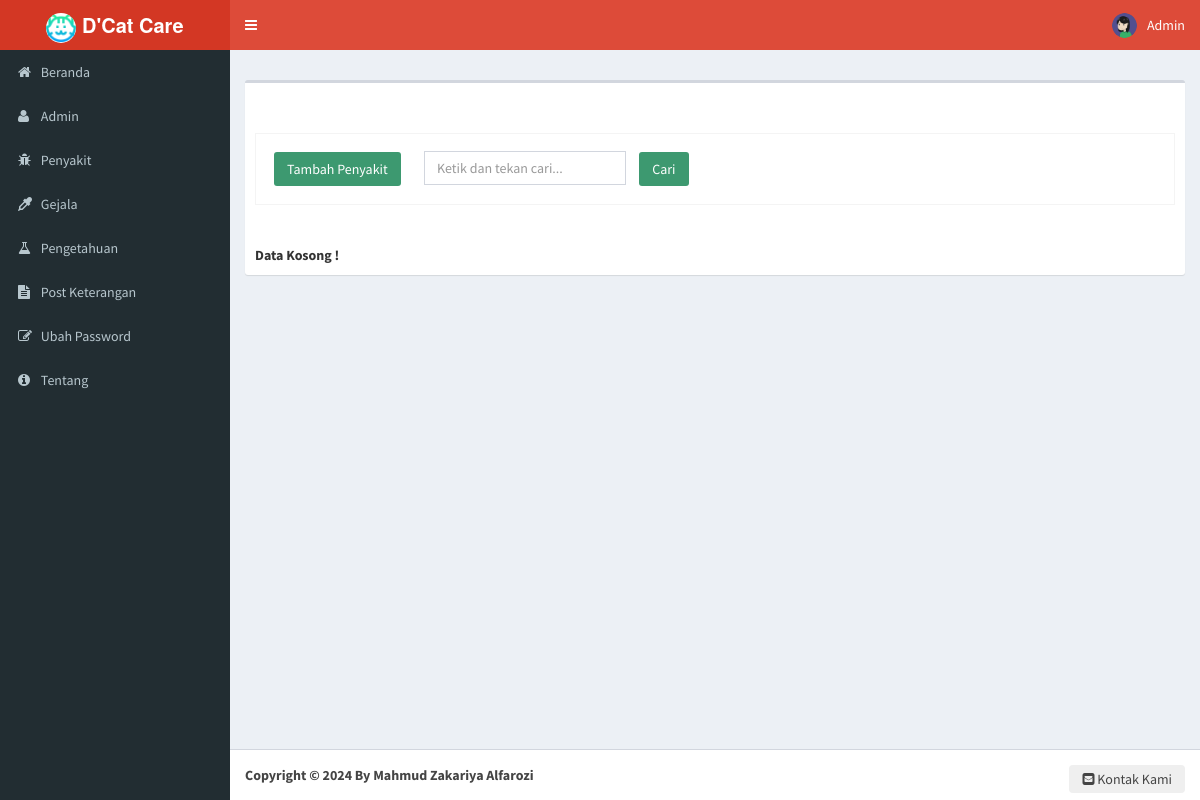
/index.php?module=penyakit&offset=15 (signed in), run on an earlier commit of the app's database.
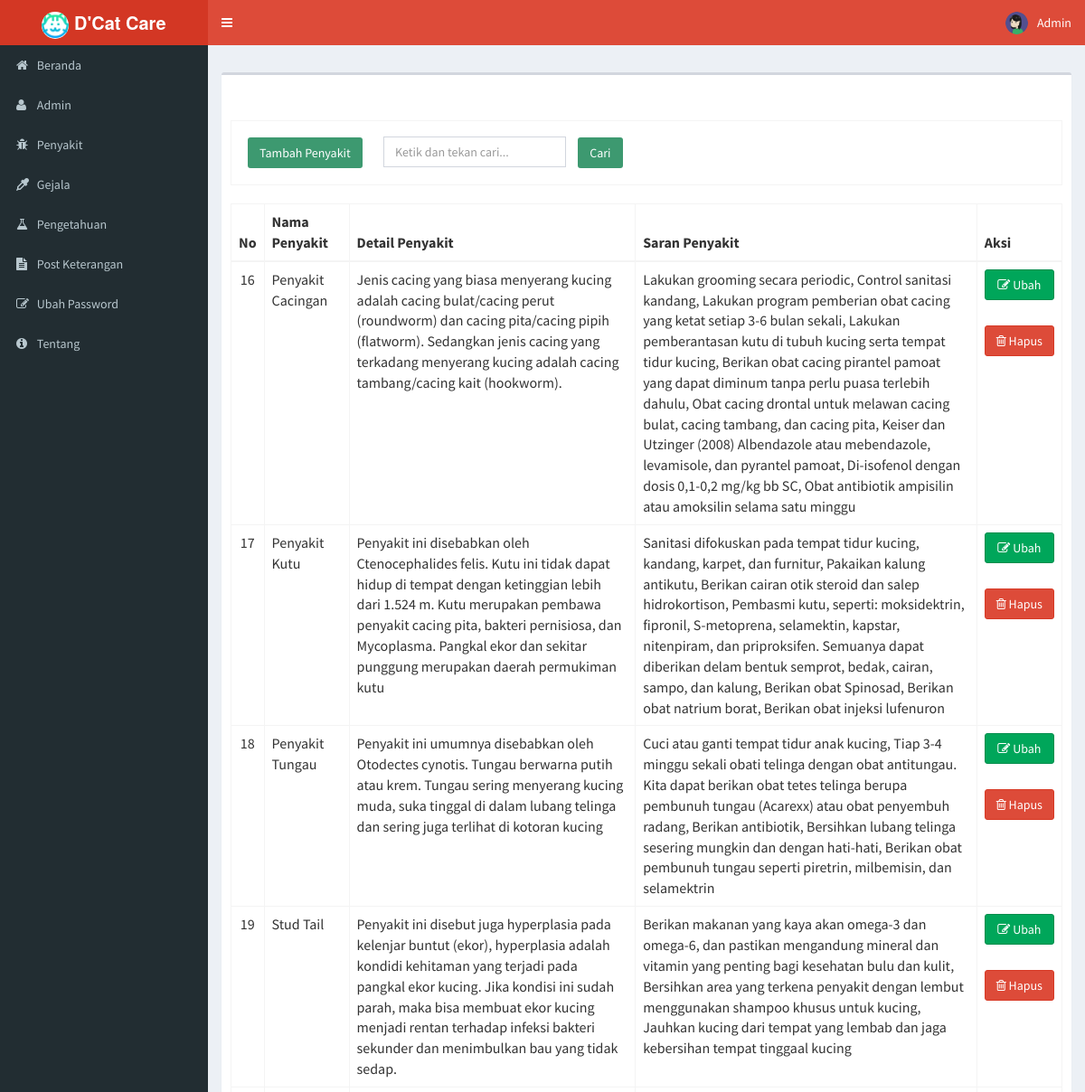
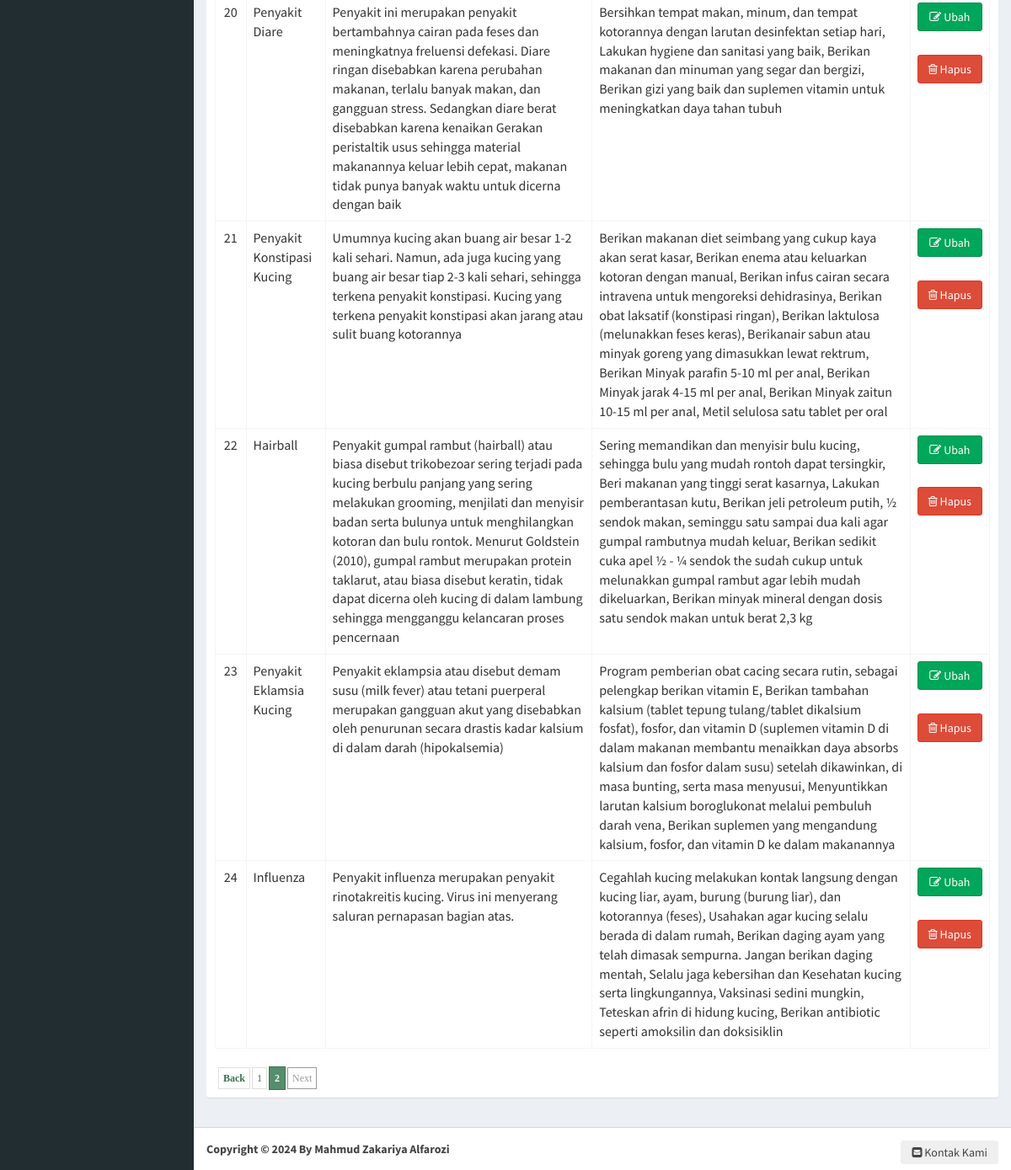
And on a later commit of the database (2 pictures, top to bottom).
### tables this page shows
CREATE TABLE `penyakit` (
  `kode_penyakit` int(11) NOT NULL,
  `nama_penyakit` varchar(50) NOT NULL,
  `det_penyakit` text NOT NULL,
  `srn_penyakit` text NOT NULL,
  `gambar` varchar(500) NOT NULL
);

### modul/penyakit/penyakit.php (the view, shortened to what the changed rows need)
<?php
if (!(isset($_SESSION['username']) && isset($_SESSION['password']))) {
  header('location:index.php');
  exit();
} else {
  ?>
  <?php
  $aksi = "modul/penyakit/aksi_penyakit.php";
  switch ($_GET['act']) {
    default:
      $offset = $_GET['offset'];
      $limit = 15;
      $tampil = mysqli_query($conn, "SELECT * FROM penyakit ORDER BY kode_penyakit");
      echo "<form method=POST action='?module=penyakit' name=text_form onsubmit='return Blank_TextField_Validator_Cari()'>
          <br><br><table class='table table-bordered'>
		  <tr><td><input class='btn bg-olive margin' type=button name=tambah value='Tambah Penyakit' onclick=\"window.location.href='penyakit/tambahpenyakit';\">
      <input type=text name='keyword' style='margin-left: 10px;' placeholder='Ketik dan tekan cari...' class='form-control' value='$_POST[keyword]' />
      <input class='btn bg-olive margin' type=submit value='   Cari   ' name=Go></td> </tr>
          </table></form>";
      $baris = mysqli_num_rows($tampil);
      if ($_POST['Go']) {
        $numrows = mysqli_num_rows(mysqli_query($conn, "SELECT * FROM penyakit where nama_penyakit like '%$_POST[keyword]%'"));
        if ($numrows > 0) {
          echo "<div class='alert alert-success alert-dismissible'>
                <h4><i class='icon fa fa-check'></i> Sukses!</h4>
                Penyakit yang anda cari di temukan.
              </div>";
          $i = 1;
          echo" <table class='table table-bordered' style='overflow-x=auto' cellpadding='0' cellspacing='0'>
          <thead>
            <tr>
              <th>No</th>
              <th>Nama Penyakit</th>
			  <th>Detail Penyakit</th>
			  <th>Saran Penyakit</th>
              <th>Aksi</th>
            </tr>
          </thead>
		  <tbody>";
          $hasil = mysqli_query($conn, "SELECT * FROM penyakit where nama_penyakit like '%$_POST[keyword]%'");
          $no = 1;
          $counter = 1;
          while ($r = mysqli_fetch_array($hasil)) {
            if ($counter % 2 == 0)
              $warna = "dark";
            else
              $warna = "light";
            echo "<tr class='" . $warna . "'>
			 <td align=center>$no</td>
			 <td>$r[nama_penyakit]</td>
			 <td>$r[det_penyakit]</td>
			 <td>$r[srn_penyakit]</td>
			 <td align=center><a type='button' class='btn btn-block btn-success' href=penyakit/editpenyakit/$r[kode_penyakit]><i class='fa fa-pencil-square-o' aria-hidden='true'></i> Ubah </a> &nbsp;
	          <a type='button' class='btn btn-block btn-danger' href=\"JavaScript: confirmIt('Anda yakin akan menghapusnya ?','$aksi?module=penyakit&act=hapus&id=$r[kode_penyakit]','','','','u','n','Self','Self')\" onMouseOver=\"self.status=''; return true\" onMouseOut=\"self.status=''; return true\"> <i class='fa fa-trash-o' aria-hidden='true'></i> Hapus</a>
             </td></tr>";
            $no++;
            $counter++;
          }
          echo "</tbody></table>";
        }
        else {
          echo "<div class='alert alert-danger alert-dismissible'>
                <h4><i class='icon fa fa-ban'></i> Gagal!</h4>
                Maaf, Penyakit yang anda cari tidak ditemukan , silahkan inputkan dengan benar dan cari kembali.
              </div>";
        }
      } else {
        if ($baris > 0) {
          echo" <table class='table table-bordered' style='overflow-x=auto' cellpadding='0' cellspacing='0'>
          <thead>
            <tr>
              <th>No</th>
              <th>Nama Penyakit</th>
			  <th>Detail Penyakit</th>
			  <th>Saran Penyakit</th>
              <th>Aksi</th>
            </tr>
          </thead>
		  <tbody>
		  ";
          $hasil = mysqli_query($conn, "SELECT * FROM penyakit ORDER BY kode_penyakit limit $offset,$limit");
          $no = 1 + $offset;
          $counter = 1;
          while ($r = mysqli_fetch_array($hasil)) {
            if ($counter % 2 == 0)
              $warna = "dark";
            else
              $warna = "light";
            echo "<tr class='" . $warna . "'>
			 <td align=center>$no</td>
			 <td>$r[nama_penyakit]</td>
			 <td>$r[det_penyakit]</td>
			 <td>$r[srn_penyakit]</td>
			 <td align=center>
			 <a type='button' class='btn btn-block btn-success' href=penyakit/editpenyakit/$r[kode_penyakit]><i class='fa fa-pencil-square-o' aria-hidden='true'></i> Ubah </a> &nbsp;
	          <a type='button' class='btn btn-block btn-danger' href=\"JavaScript: confirmIt('Anda yakin akan menghapusnya ?','$aksi?module=penyakit&act=hapus&id=$r[kode_penyakit]','','','','u','n','Self','Self')\" onMouseOver=\"self.status=''; return true\" onMouseOut=\"self.status=''; return true\">
			  <i class='fa fa-trash-o' aria-hidden='true'></i> Hapus</a>
             </td></tr>";
            $no++;
            $counter++;
          }
          echo "</tbody></table>";
          echo "<div class=paging>";
          if ($offset != 0) {
            $prevoffset = $offset - 10;
            echo "<span class=prevnext> <a href=index.php?module=penyakit&offset=$prevoffset>Back</a></span>";
          } else {
            echo "<span class=disabled>Back</span>";
          }
          $halaman = intval($baris / $limit);
          if ($baris % $limit) {
            $halaman++;
          }
          for ($i = 1; $i <= $halaman; $i++) {
            $newoffset = $limit * ($i - 1);
            if ($offset != $newoffset) {
              echo "<a href=index.php?module=penyakit&offset=$newoffset>$i</a>";
            } else {
              echo "<span class=current>" . $i . "</span>";
            }
          }
          if (!(($offset / $limit) + 1 == $halaman) && $halaman != 1) {
            $newoffset = $offset + $limit;
            echo "<span class=prevnext><a href=index.php?module=penyakit&offset=$newoffset>Next</a>";
          } else {
            echo "<span class=disabled>Next</span>";
          }
          echo "</div>";
        } else {
          echo "<br><b>Data Kosong !</b>";
        }
      }
      break;
  }
  ?>
<?php } ?>

What changed in the data, as far as the page shows it:
added penyakit: nama_penyakit "Penyakit Cacingan", det_penyakit "Jenis cacing yang biasa menyerang kucing adalah cacing bulat/cacing perut (roundworm) dan cacing pita/cacing pipih (flatworm). Sedangkan jenis cacing yang terkadang menyerang kucing adalah cacing tambang/cacing kait (hookworm).", srn_penyakit "Lakukan grooming secara periodic, Control sanitasi kandang, Lakukan program pemberian obat cacing yang ketat setiap 3-6 bulan sekali, Lakukan pemberantasan kutu di tubuh kucing serta tempat tidur kucing, Berikan obat cacing pirantel pamoat yang dapat diminum tanpa perlu puasa terlebih dahulu, Obat cacing drontal untuk melawan cacing bulat, cacing tambang, dan cacing pita, Keiser dan Utzinger (2008) Albendazole atau mebendazole, levamisole, dan pyrantel pamoat, Di-isofenol dengan dosis 0,1-0,2 mg/kg bb SC, Obat antibiotik ampisilin atau amoksilin selama satu minggu"
added penyakit: nama_penyakit "Penyakit Kutu", det_penyakit "Penyakit ini disebabkan oleh Ctenocephalides felis. Kutu ini tidak dapat hidup di tempat dengan ketinggian lebih dari 1.524 m. Kutu merupakan pembawa penyakit cacing pita, bakteri pernisiosa, dan Mycoplasma. Pangkal ekor dan sekitar punggung merupakan daerah permukiman kutu", srn_penyakit "Sanitasi difokuskan pada tempat tidur kucing, kandang, karpet, dan furnitur, Pakaikan kalung antikutu, Berikan cairan otik steroid dan salep hidrokortison, Pembasmi kutu, seperti: moksidektrin, fipronil, S-metoprena, selamektin, kapstar, nitenpiram, dan priproksifen. Semuanya dapat diberikan delam bentuk semprot, bedak, cairan, sampo, dan kalung, Berikan obat Spinosad, Berikan obat natrium borat, Berikan obat injeksi lufenuron"
added penyakit: nama_penyakit "Penyakit Tungau", det_penyakit "Penyakit ini umumnya disebabkan oleh Otodectes cynotis. Tungau berwarna putih atau krem. Tungau sering menyerang kucing muda, suka tinggal di dalam lubang telinga dan sering juga terlihat di kotoran kucing", srn_penyakit "Cuci atau ganti tempat tidur anak kucing, Tiap 3-4 minggu sekali obati telinga dengan obat antitungau. Kita dapat berikan obat tetes telinga berupa pembunuh tungau (Acarexx) atau obat penyembuh radang, Berikan antibiotik, Bersihkan lubang telinga sesering mungkin dan dengan hati-hati, Berikan obat pembunuh tungau seperti piretrin, milbemisin, dan selamektrin"
added penyakit: nama_penyakit "Stud Tail", det_penyakit "Penyakit ini disebut juga hyperplasia pada kelenjar buntut (ekor), hyperplasia adalah kondidi kehitaman yang terjadi pada pangkal ekor kucing. Jika kondisi ini sudah parah, maka bisa membuat ekor kucing menjadi rentan terhadap infeksi bakteri sekunder dan menimbulkan bau yang tidak sedap.", srn_penyakit "Berikan makanan yang kaya akan omega-3 dan omega-6, dan pastikan mengandung mineral dan vitamin yang penting bagi kesehatan bulu dan kulit, Bersihkan area yang terkena penyakit dengan lembut menggunakan shampoo khusus untuk kucing, Jauhkan kucing dari tempat yang lembab dan jaga kebersihan tempat tinggaal kucing"
added penyakit: nama_penyakit "Penyakit Diare", det_penyakit "Penyakit ini merupakan penyakit bertambahnya cairan pada feses dan meningkatnya freluensi defekasi. Diare ringan disebabkan karena perubahan makanan, terlalu banyak makan, dan gangguan stress. Sedangkan diare berat disebabkan karena kenaikan Gerakan peristaltik usus sehingga material makanannya keluar lebih cepat, makanan tidak punya banyak waktu untuk dicerna dengan baik", srn_penyakit "Bersihkan tempat makan, minum, dan tempat kotorannya dengan larutan desinfektan setiap hari, Lakukan hygiene dan sanitasi yang baik, Berikan makanan dan minuman yang segar dan bergizi, Berikan gizi yang baik dan suplemen vitamin untuk meningkatkan daya tahan tubuh"
added penyakit: nama_penyakit "Penyakit Konstipasi Kucing", det_penyakit "Umumnya kucing akan buang air besar 1-2 kali sehari. Namun, ada juga kucing yang buang air besar tiap 2-3 kali sehari, sehingga terkena penyakit konstipasi. Kucing yang terkena penyakit konstipasi akan jarang atau sulit buang kotorannya", srn_penyakit "Berikan makanan diet seimbang yang cukup kaya akan serat kasar, Berikan enema atau keluarkan kotoran dengan manual, Berikan infus cairan secara intravena untuk mengoreksi dehidrasinya, Berikan obat laksatif (konstipasi ringan), Berikan laktulosa (melunakkan feses keras), Berikanair sabun atau minyak goreng yang dimasukkan lewat rektrum, Berikan Minyak parafin 5-10 ml per anal, Berikan Minyak jarak 4-15 ml per anal, Berikan Minyak zaitun 10-15 ml per anal, Metil selulosa satu tablet per oral"
added penyakit: nama_penyakit "Hairball", det_penyakit "Penyakit gumpal rambut (hairball) atau biasa disebut trikobezoar sering terjadi pada kucing berbulu panjang yang sering melakukan grooming, menjilati dan menyisir badan serta bulunya untuk menghilangkan kotoran dan bulu rontok. Menurut Goldstein (2010), gumpal rambut merupakan protein taklarut, atau biasa disebut keratin, tidak dapat dicerna oleh kucing di dalam lambung sehingga mengganggu kelancaran proses pencernaan", srn_penyakit "Sering memandikan dan menyisir bulu kucing, sehingga bulu yang mudah rontoh dapat tersingkir, Beri makanan yang tinggi serat kasarnya, Lakukan pemberantasan kutu, Berikan jeli petroleum putih, ½ sendok makan, seminggu satu sampai dua kali agar gumpal rambutnya mudah keluar, Berikan sedikit cuka apel ½ - ¼ sendok the sudah cukup untuk melunakkan gumpal rambut agar lebih mudah dikeluarkan, Berikan minyak mineral dengan dosis satu sendok makan untuk berat 2,3 kg"
added penyakit: nama_penyakit "Penyakit Eklamsia Kucing", det_penyakit "Penyakit eklampsia atau disebut demam susu (milk fever) atau tetani puerperal merupakan gangguan akut yang disebabkan oleh penurunan secara drastis kadar kalsium di dalam darah (hipokalsemia)", srn_penyakit "Program pemberian obat cacing secara rutin, sebagai pelengkap berikan vitamin E, Berikan tambahan kalsium (tablet tepung tulang/tablet dikalsium fosfat), fosfor, dan vitamin D (suplemen vitamin D di dalam makanan membantu menaikkan daya absorbs kalsium dan fosfor dalam susu) setelah dikawinkan, di masa bunting, serta masa menyusui, Menyuntikkan larutan kalsium boroglukonat melalui pembuluh darah vena, Berikan suplemen yang mengandung kalsium, fosfor, dan vitamin D ke dalam makanannya"
added penyakit: nama_penyakit "Influenza", det_penyakit "Penyakit influenza merupakan penyakit rinotakreitis kucing. Virus ini menyerang saluran pernapasan bagian atas.", srn_penyakit "Cegahlah kucing melakukan kontak langsung dengan kucing liar, ayam, burung (burung liar), dan kotorannya (feses), Usahakan agar kucing selalu berada di dalam rumah, Berikan daging ayam yang telah dimasak sempurna. Jangan berikan daging mentah, Selalu jaga kebersihan dan Kesehatan kucing serta lingkungannya, Vaksinasi sedini mungkin, Teteskan afrin di hidung kucing, Berikan antibiotic seperti amoksilin dan doksisiklin"
Also different on the page:
text no longer shown: "Data Kosong !"
text now shown: "No Nama Penyakit Detail Penyakit Saran Penyakit Aksi Back Next"
new list line: "1"
new list line: "2"
